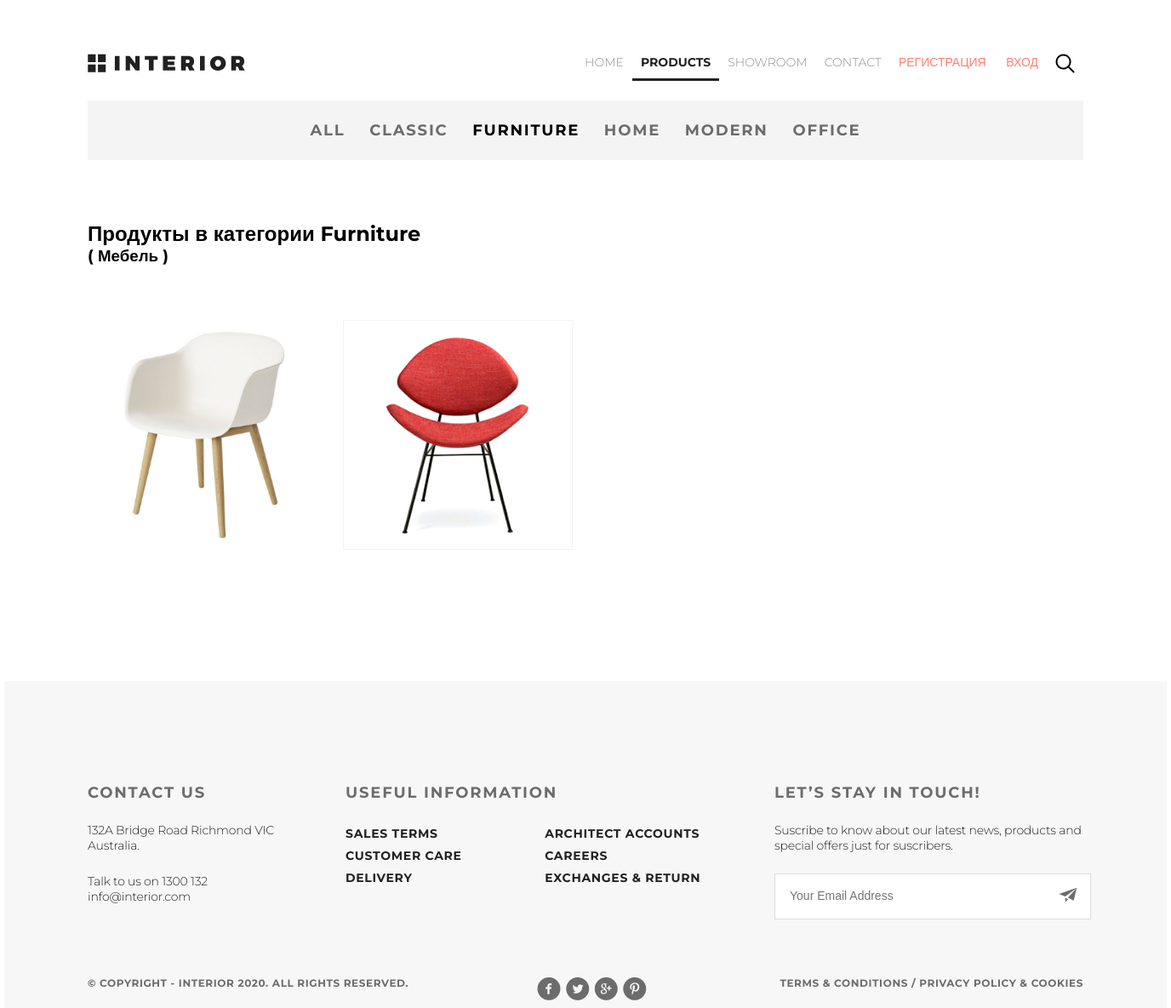
/category/28/catalog/, run on the app's committed database.
### mainapp/models.py (models this page shows, shortened)
class ProductCategory(models.Model):
    name = models.CharField(verbose_name='имя категории', max_length=128)
    description = models.TextField(verbose_name='описание категории', blank=True)
    is_active = models.BooleanField(verbose_name='активность', default=True)
    modified_date = models.DateTimeField(
        verbose_name='дата изменения', auto_now=True)
    class Meta:
        verbose_name = 'Категория продукта'
        verbose_name_plural = 'Категории продуктов'
        ordering = ['-is_active', 'name']

class Product(models.Model):
    category = models.ForeignKey(ProductCategory,
                                 on_delete=models.CASCADE,
                                 verbose_name='категория продукта')
    name = models.CharField('имя продукта', max_length=128)
    image = models.ImageField(upload_to='products_images', blank=True)
    short_desc = models.CharField('краткое описание продукта', max_length=64, blank=True)
    description = models.TextField('описание продукта', blank=True)
    price = models.DecimalField('цена продукта', max_digits=8, decimal_places=2, default=0)
    quantity = models.PositiveIntegerField('количество на складе', default=0)
    is_active = models.BooleanField(verbose_name='активность', default=True)
    modified_date = models.DateTimeField(
        verbose_name='дата изменения', auto_now=True)
    class Meta:
        verbose_name = 'продукт'
        verbose_name_plural = 'продукты'
        ordering = ['-is_active', 'category', 'name']

### mainapp/views.py (the view)
# urls.py: path('category/<int:pk>/catalog/', mainapp.catalog, name='catalog'),
def catalog(request, pk, page=1):
    if pk == 0:
        category = {'pk': 0, 'name': 'all'}
        all_products = get_products().order_by('price')
    else:
        category = get_object_or_404(ProductCategory, pk=pk)
        all_products = get_products().filter(category=category).order_by('price')
    products_paginator = Paginator(all_products, 8)
    try:
        all_products = products_paginator.page(page)
    except PageNotAnInteger:
        all_products = products_paginator.page(1)
    except EmptyPage:
        all_products = products_paginator.page(products_paginator.num_pages)
    context = {
        'page_title': 'Catalog',
        'links_menu': LINKS_MENU,
        'categories': get_categories(),
        'category': category,
        'products': all_products,
    }
    return render(request, 'mainapp/catalog.html', context)

### mainapp/templatetags/my_tags.py (called while the page is built)
def media_folder_products(string):
    if not string:
        string = 'products_images/default.jpg'
    return f'{settings.MEDIA_URL}{string}'

### mainapp/views.py (called while the page is built)
def get_categories():
    return ProductCategory.objects.filter(is_active=True)

def get_products():
    return Product.objects.filter(is_active=True, category__is_active=True)

### mainapp/templates/mainapp/catalog.html (shortened to what this page needs)
{% extends 'mainapp/base.html' %}
{% load static %}
{% block container %}
    <section class="padding-site clearfix">
        {% include 'mainapp/includes/inc__main_menu.html' %}
        {% include 'mainapp/includes/inc__product_menu.html' %}
    </section>
    <section class="products padding-site clearfix">
        <h2>Продукты в категории {{ category.name|capfirst }}</h2>
        <h3>({% if category.pk == 0 %}
            Все
        {% else %}
            {{ category.description|capfirst }}
        {% endif %})</h3>
        <div class="paginator">
            <br>
        </div>
        {% include 'mainapp/includes/inc__featured_new_products.html' %}
    </section>
{% endblock %}

### mainapp/templates/mainapp/includes/inc__product_menu.html (shortened to what this page needs)
<div class="dealis-links-container clearfix">
    <ul class="dealis-links">
        <li class="dealis-links-li">
            <a href="{% url 'main:catalog' pk=0 %}" class="dealis-links-a
">
                all
            </a>
        </li>
        {% for category in categories %}
            <li class="dealis-links-li">
                <a href="{% url 'main:catalog' pk=category.pk %}" class="dealis-links-a
                    {% if request.resolver_match.kwargs.pk == category.pk %}
                    product_menu_link__active
                    {% endif %}
">
                    {{ category.name }}
                </a>
            </li>
        {% endfor %}
    </ul>
</div>

### mainapp/templates/mainapp/includes/inc__featured_new_products.html (shortened to what this page needs)
{% load static %}
{% load my_tags %}
<ul class="products_container">
    {% for product in products %}
        <li class="products_list"><a href="{% url 'main:product_page' product.pk %}" class="products_link">
            <img src="{{ product.image|media_folder_products }}" alt="{{ product.name }}" class="products-img">
        </a></li>
    {% endfor %}
</ul>

### static/css/style.css (style rules this page uses)
* { margin: 0; padding: 0; }
html { height: 100%; }
body { height: 100%; font-family: "Montserrat", sans-serif; }
.clearfix:after { content: ""; display: table; clear: both; }
.padding-site { padding-left: 98px; padding-right: 98px; }
.slider, .products, .exclusive, .trending { margin-bottom: 120px; }
.products_container { margin-top: 40px; }
.products_list { float: left; list-style-type: none; margin: 0 30px 30px 0; position: relative; }
.products-img { width: 270px; height: 270px; }
.dealis-links-container { background-color: #f4f4f4; padding: 24px 0; margin: 29px 0 72px 0; }
.dealis-links { width: 647px; display: flex; justify-content: space-between; margin: 0 auto; }
.dealis-links .dealis-links-li { list-style: none; display: inline-block; }
.dealis-links .dealis-links-li .dealis-links-a { text-decoration: none; color: #6c6c6c; font-size: 18px; text-transform: uppercase; letter-spacing: 1.8px; font-weight: 700; }
.product_menu_link__active { font-weight: bold !important; color: black !important; }
.paginator { text-align: center; font-size: 20px; font-weight: bold; color: salmon; }

### data on the page
ProductCategory: name "CLASSIC"
ProductCategory: name "FURNITURE", name "Furniture", description "Мебель"
ProductCategory: name "HOME"
ProductCategory: name "MODERN"
ProductCategory: name "OFFICE"
Product: image|media_folder_products (picture)
Product: image|media_folder_products (picture)

### other printed values
{{ link.name|upper }} "HOME" "PRODUCTS" "SHOWROOM" "CONTACT"
